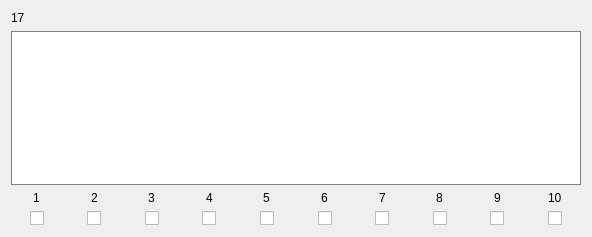
            <widget class="QWidget" name="scrollAreaWidgetContents_159">
             <property name="geometry">
              <rect>
               <x>0</x>
               <y>0</y>
               <width>592</width>
               <height>237</height>
              </rect>
             </property>
             <layout class="QVBoxLayout" name="verticalLayout_105">
              <item>
               <widget class="QLabel" name="Name_17">
                <property name="text">
                 <string>17</string>
                </property>
               </widget>
              </item>
              <item>
               <widget class="QTextEdit" name="Text_17">
                <property name="styleSheet">
                 <string notr="true">border: 1px solid gray</string>
                </property>
               </widget>
              </item>
              <item>
               <layout class="QHBoxLayout" name="horizontalLayout_21">
                <property name="bottomMargin">
                 <number>0</number>
                </property>
                <item>
                 <layout class="QVBoxLayout" name="verticalLayout_193">
                  <property name="rightMargin">
                   <number>0</number>
                  </property>
                  <property name="bottomMargin">
                   <number>0</number>
                  </property>
                  <item alignment="Qt::AlignHCenter">
                   <widget class="QLabel" name="label_172">
                    <property name="text">
                     <string>1</string>
                    </property>
                   </widget>
                  </item>
                  <item alignment="Qt::AlignHCenter">
                   <widget class="QCheckBox" name="Check_17_1">
                    <property name="text">
                     <string/>
                    </property>
                   </widget>
                  </item>
                 </layout>
                </item>
                <item>
                 <layout class="QVBoxLayout" name="verticalLayout_194">
                  <property name="rightMargin">
                   <number>0</number>
                  </property>
                  <property name="bottomMargin">
                   <number>0</number>
                  </property>
                  <item alignment="Qt::AlignHCenter">
                   <widget class="QLabel" name="label_173">
                    <property name="text">
                     <string>2</string>
                    </property>
                   </widget>
                  </item>
                  <item alignment="Qt::AlignHCenter">
                   <widget class="QCheckBox" name="Check_17_2">
                    <property name="text">
                     <string/>
                    </property>
                   </widget>
                  </item>
                 </layout>
                </item>
                <item>
                 <layout class="QVBoxLayout" name="verticalLayout_195">
                  <property name="rightMargin">
                   <number>0</number>
                  </property>
                  <property name="bottomMargin">
                   <number>0</number>
                  </property>
                  <item alignment="Qt::AlignHCenter">
                   <widget class="QLabel" name="label_174">
                    <property name="text">
                     <string>3</string>
                    </property>
                   </widget>
                  </item>
                  <item alignment="Qt::AlignHCenter">
                   <widget class="QCheckBox" name="Check_17_3">
                    <property name="text">
                     <string/>
                    </property>
                   </widget>
                  </item>
                 </layout>
                </item>
                <item>
                 <layout class="QVBoxLayout" name="verticalLayout_196">
                  <property name="rightMargin">
                   <number>0</number>
                  </property>
                  <property name="bottomMargin">
                   <number>0</number>
                  </property>
                  <item alignment="Qt::AlignHCenter">
                   <widget class="QLabel" name="label_175">
                    <property name="text">
                     <string>4</string>
                    </property>
                   </widget>
                  </item>
                  <item alignment="Qt::AlignHCenter">
                   <widget class="QCheckBox" name="Check_17_4">
                    <property name="text">
                     <string/>
                    </property>
                   </widget>
                  </item>
                 </layout>
                </item>
                <item>
                 <layout class="QVBoxLayout" name="verticalLayout_197">
                  <property name="rightMargin">
                   <number>0</number>
                  </property>
                  <property name="bottomMargin">
                   <number>0</number>
                  </property>
                  <item alignment="Qt::AlignHCenter">
                   <widget class="QLabel" name="label_176">
                    <property name="text">
                     <string>5</string>
                    </property>
                   </widget>
                  </item>
                  <item alignment="Qt::AlignHCenter">
                   <widget class="QCheckBox" name="Check_17_5">
                    <property name="text">
                     <string/>
                    </property>
                   </widget>
                  </item>
                 </layout>
                </item>
                <item>
                 <layout class="QVBoxLayout" name="verticalLayout_198">
                  <property name="rightMargin">
                   <number>0</number>
                  </property>
                  <property name="bottomMargin">
                   <number>0</number>
                  </property>
                  <item alignment="Qt::AlignHCenter">
                   <widget class="QLabel" name="label_177">
                    <property name="text">
                     <string>6</string>
                    </property>
                   </widget>
                  </item>
                  <item alignment="Qt::AlignHCenter">
                   <widget class="QCheckBox" name="Check_17_6">
                    <property name="text">
                     <string/>
                    </property>
                   </widget>
                  </item>
                 </layout>
                </item>
                <item>
                 <layout class="QVBoxLayout" name="verticalLayout_199">
                  <property name="rightMargin">
                   <number>0</number>
                  </property>
                  <property name="bottomMargin">
                   <number>0</number>
                  </property>
                  <item alignment="Qt::AlignHCenter">
                   <widget class="QLabel" name="label_178">
                    <property name="text">
                     <string>7</string>
                    </property>
                   </widget>
                  </item>
                  <item alignment="Qt::AlignHCenter">
                   <widget class="QCheckBox" name="Check_17_7">
                    <property name="text">
                     <string/>
                    </property>
                   </widget>
                  </item>
                 </layout>
                </item>
                <item>
                 <layout class="QVBoxLayout" name="verticalLayout_200">
                  <property name="rightMargin">
                   <number>0</number>
                  </property>
                  <property name="bottomMargin">
                   <number>0</number>
                  </property>
                  <item alignment="Qt::AlignHCenter">
                   <widget class="QLabel" name="label_179">
                    <property name="text">
                     <string>8</string>
                    </property>
                   </widget>
                  </item>
                  <item alignment="Qt::AlignHCenter">
                   <widget class="QCheckBox" name="Check_17_8">
                    <property name="text">
                     <string/>
                    </property>
                   </widget>
                  </item>
                 </layout>
                </item>
                <item>
                 <layout class="QVBoxLayout" name="verticalLayout_201">
                  <property name="rightMargin">
                   <number>0</number>
                  </property>
                  <property name="bottomMargin">
                   <number>0</number>
                  </property>
                  <item alignment="Qt::AlignHCenter">
                   <widget class="QLabel" name="label_180">
                    <property name="text">
                     <string>9</string>
                    </property>
                   </widget>
                  </item>
                  <item alignment="Qt::AlignHCenter">
                   <widget class="QCheckBox" name="Check_17_9">
                    <property name="text">
                     <string/>
                    </property>
                   </widget>
                  </item>
                 </layout>
                </item>
                <item>
                 <layout class="QVBoxLayout" name="verticalLayout_202">
                  <property name="rightMargin">
                   <number>0</number>
                  </property>
                  <property name="bottomMargin">
                   <number>0</number>
                  </property>
                  <item alignment="Qt::AlignHCenter">
                   <widget class="QLabel" name="label_181">
                    <property name="text">
                     <string>10</string>
                    </property>
                   </widget>
                  </item>
                  <item alignment="Qt::AlignHCenter">
                   <widget class="QCheckBox" name="Check_17_10">
                    <property name="text">
                     <string/>
                    </property>
                   </widget>
                  </item>
                 </layout>
                </item>
               </layout>
              </item>
             </layout>
            </widget>
